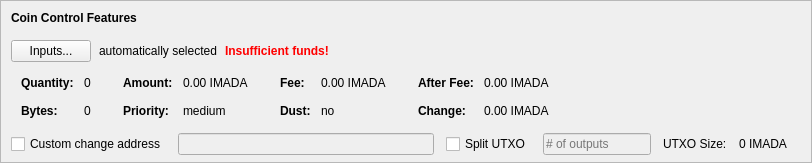
    <widget class="QFrame" name="frameCoinControl">
     <property name="sizePolicy">
      <sizepolicy hsizetype="Expanding" vsizetype="Expanding">
       <horstretch>0</horstretch>
       <verstretch>0</verstretch>
      </sizepolicy>
     </property>
     <property name="maximumSize">
      <size>
       <width>16777215</width>
       <height>16777215</height>
      </size>
     </property>
     <property name="frameShape">
      <enum>QFrame::StyledPanel</enum>
     </property>
     <property name="frameShadow">
      <enum>QFrame::Sunken</enum>
     </property>
     <layout class="QVBoxLayout" name="verticalLayoutCoinControl2">
      <property name="spacing">
       <number>0</number>
      </property>
      <property name="leftMargin">
       <number>0</number>
      </property>
      <property name="topMargin">
       <number>0</number>
      </property>
      <property name="rightMargin">
       <number>0</number>
      </property>
      <property name="bottomMargin">
       <number>6</number>
      </property>
      <item>
       <layout class="QVBoxLayout" name="verticalLayoutCoinControl" stretch="0,0,0,0,1">
        <property name="spacing">
         <number>0</number>
        </property>
        <property name="leftMargin">
         <number>10</number>
        </property>
        <property name="topMargin">
         <number>10</number>
        </property>
        <item>
         <layout class="QHBoxLayout" name="horizontalLayoutCoinControl1">
          <property name="bottomMargin">
           <number>15</number>
          </property>
          <item>
           <widget class="QLabel" name="labelCoinControlFeatures">
            <property name="sizePolicy">
             <sizepolicy hsizetype="Preferred" vsizetype="Maximum">
              <horstretch>0</horstretch>
              <verstretch>0</verstretch>
             </sizepolicy>
            </property>
            <property name="font">
             <font>
              <weight>75</weight>
              <bold>true</bold>
             </font>
            </property>
            <property name="styleSheet">
             <string notr="true">font-weight:bold;</string>
            </property>
            <property name="text">
             <string>Coin Control Features</string>
            </property>
           </widget>
          </item>
         </layout>
        </item>
        <item>
         <layout class="QHBoxLayout" name="horizontalLayoutCoinControl2" stretch="0,0,0,0">
          <property name="spacing">
           <number>8</number>
          </property>
          <property name="bottomMargin">
           <number>10</number>
          </property>
          <item>
           <widget class="QPushButton" name="pushButtonCoinControl">
            <property name="styleSheet">
             <string notr="true"/>
            </property>
            <property name="text">
             <string>Inputs...</string>
            </property>
            <property name="autoDefault">
             <bool>false</bool>
            </property>
           </widget>
          </item>
          <item>
           <widget class="QLabel" name="labelCoinControlAutomaticallySelected">
            <property name="text">
             <string>automatically selected</string>
            </property>
            <property name="margin">
             <number>5</number>
            </property>
           </widget>
          </item>
          <item>
           <widget class="QLabel" name="labelCoinControlInsuffFunds">
            <property name="font">
             <font>
              <weight>75</weight>
              <bold>true</bold>
             </font>
            </property>
            <property name="styleSheet">
             <string notr="true">color:red;font-weight:bold;</string>
            </property>
            <property name="text">
             <string>Insufficient funds!</string>
            </property>
            <property name="margin">
             <number>5</number>
            </property>
           </widget>
          </item>
          <item>
           <spacer name="horizontalSpacerCoinControl">
            <property name="orientation">
             <enum>Qt::Horizontal</enum>
            </property>
            <property name="sizeHint" stdset="0">
             <size>
              <width>40</width>
              <height>1</height>
             </size>
            </property>
           </spacer>
          </item>
         </layout>
        </item>
        <item>
         <widget class="QWidget" name="widgetCoinControl" native="true">
          <property name="sizePolicy">
           <sizepolicy hsizetype="Preferred" vsizetype="Preferred">
            <horstretch>0</horstretch>
            <verstretch>0</verstretch>
           </sizepolicy>
          </property>
          <property name="minimumSize">
           <size>
            <width>0</width>
            <height>0</height>
           </size>
          </property>
          <property name="styleSheet">
           <string notr="true"/>
          </property>
          <layout class="QHBoxLayout" name="horizontalLayoutCoinControl5">
           <property name="leftMargin">
            <number>0</number>
           </property>
           <property name="topMargin">
            <number>0</number>
           </property>
           <property name="rightMargin">
            <number>0</number>
           </property>
           <property name="bottomMargin">
            <number>0</number>
           </property>
           <item>
            <layout class="QHBoxLayout" name="horizontalLayoutCoinControl3" stretch="0,0,0,1">
             <property name="spacing">
              <number>20</number>
             </property>
             <property name="topMargin">
              <number>0</number>
             </property>
             <property name="bottomMargin">
              <number>10</number>
             </property>
             <item>
              <layout class="QFormLayout" name="formLayoutCoinControl1">
               <property name="horizontalSpacing">
                <number>10</number>
               </property>
               <property name="verticalSpacing">
                <number>14</number>
               </property>
               <property name="leftMargin">
                <number>10</number>
               </property>
               <property name="topMargin">
                <number>4</number>
               </property>
               <property name="rightMargin">
                <number>6</number>
               </property>
               <item row="0" column="0">
                <widget class="QLabel" name="labelCoinControlQuantityText">
                 <property name="font">
                  <font>
                   <weight>75</weight>
                   <bold>true</bold>
                  </font>
                 </property>
                 <property name="text">
                  <string>Quantity:</string>
                 </property>
                 <property name="margin">
                  <number>0</number>
                 </property>
                </widget>
               </item>
               <item row="0" column="1">
                <widget class="QLabel" name="labelCoinControlQuantity">
                 <property name="cursor">
                  <cursorShape>IBeamCursor</cursorShape>
                 </property>
                 <property name="contextMenuPolicy">
                  <enum>Qt::ActionsContextMenu</enum>
                 </property>
                 <property name="text">
                  <string notr="true">0</string>
                 </property>
                 <property name="margin">
                  <number>0</number>
                 </property>
                 <property name="textInteractionFlags">
                  <set>Qt::LinksAccessibleByMouse|Qt::TextSelectableByKeyboard|Qt::TextSelectableByMouse</set>
                 </property>
                </widget>
               </item>
               <item row="1" column="0">
                <widget class="QLabel" name="labelCoinControlBytesText">
                 <property name="font">
                  <font>
                   <weight>75</weight>
                   <bold>true</bold>
                  </font>
                 </property>
                 <property name="text">
                  <string>Bytes:</string>
                 </property>
                </widget>
               </item>
               <item row="1" column="1">
                <widget class="QLabel" name="labelCoinControlBytes">
                 <property name="cursor">
                  <cursorShape>IBeamCursor</cursorShape>
                 </property>
                 <property name="contextMenuPolicy">
                  <enum>Qt::ActionsContextMenu</enum>
                 </property>
                 <property name="text">
                  <string notr="true">0</string>
                 </property>
                 <property name="textInteractionFlags">
                  <set>Qt::LinksAccessibleByMouse|Qt::TextSelectableByKeyboard|Qt::TextSelectableByMouse</set>
                 </property>
                </widget>
               </item>
              </layout>
             </item>
             <item>
              <layout class="QFormLayout" name="formLayoutCoinControl2">
               <property name="horizontalSpacing">
                <number>10</number>
               </property>
               <property name="verticalSpacing">
                <number>14</number>
               </property>
               <property name="leftMargin">
                <number>6</number>
               </property>
               <property name="topMargin">
                <number>4</number>
               </property>
               <property name="rightMargin">
                <number>6</number>
               </property>
               <item row="0" column="0">
                <widget class="QLabel" name="labelCoinControlAmountText">
                 <property name="font">
                  <font>
                   <weight>75</weight>
                   <bold>true</bold>
                  </font>
                 </property>
                 <property name="text">
                  <string>Amount:</string>
                 </property>
                 <property name="margin">
                  <number>0</number>
                 </property>
                </widget>
               </item>
               <item row="0" column="1">
                <widget class="QLabel" name="labelCoinControlAmount">
                 <property name="cursor">
                  <cursorShape>IBeamCursor</cursorShape>
                 </property>
                 <property name="contextMenuPolicy">
                  <enum>Qt::ActionsContextMenu</enum>
                 </property>
                 <property name="text">
                  <string notr="true">0.00 IMADA</string>
                 </property>
                 <property name="textInteractionFlags">
                  <set>Qt::LinksAccessibleByMouse|Qt::TextSelectableByKeyboard|Qt::TextSelectableByMouse</set>
                 </property>
                </widget>
               </item>
               <item row="1" column="0">
                <widget class="QLabel" name="labelCoinControlPriorityText">
                 <property name="font">
                  <font>
                   <weight>75</weight>
                   <bold>true</bold>
                  </font>
                 </property>
                 <property name="text">
                  <string>Priority:</string>
                 </property>
                </widget>
               </item>
               <item row="1" column="1">
                <widget class="QLabel" name="labelCoinControlPriority">
                 <property name="cursor">
                  <cursorShape>IBeamCursor</cursorShape>
                 </property>
                 <property name="contextMenuPolicy">
                  <enum>Qt::ActionsContextMenu</enum>
                 </property>
                 <property name="text">
                  <string>medium</string>
                 </property>
                 <property name="textInteractionFlags">
                  <set>Qt::LinksAccessibleByMouse|Qt::TextSelectableByKeyboard|Qt::TextSelectableByMouse</set>
                 </property>
                </widget>
               </item>
              </layout>
             </item>
             <item>
              <layout class="QFormLayout" name="formLayoutCoinControl3">
               <property name="horizontalSpacing">
                <number>10</number>
               </property>
               <property name="verticalSpacing">
                <number>14</number>
               </property>
               <property name="leftMargin">
                <number>6</number>
               </property>
               <property name="topMargin">
                <number>4</number>
               </property>
               <property name="rightMargin">
                <number>6</number>
               </property>
               <item row="0" column="0">
                <widget class="QLabel" name="labelCoinControlFeeText">
                 <property name="font">
                  <font>
                   <weight>75</weight>
                   <bold>true</bold>
                  </font>
                 </property>
                 <property name="text">
                  <string>Fee:</string>
                 </property>
                 <property name="margin">
                  <number>0</number>
                 </property>
                </widget>
               </item>
               <item row="0" column="1">
                <widget class="QLabel" name="labelCoinControlFee">
                 <property name="cursor">
                  <cursorShape>IBeamCursor</cursorShape>
                 </property>
                 <property name="contextMenuPolicy">
                  <enum>Qt::ActionsContextMenu</enum>
                 </property>
                 <property name="text">
                  <string notr="true">0.00 IMADA</string>
                 </property>
                 <property name="textInteractionFlags">
                  <set>Qt::LinksAccessibleByMouse|Qt::TextSelectableByKeyboard|Qt::TextSelectableByMouse</set>
                 </property>
                </widget>
               </item>
               <item row="1" column="0">
                <widget class="QLabel" name="labelCoinControlLowOutputText">
                 <property name="font">
                  <font>
                   <weight>75</weight>
                   <bold>true</bold>
                  </font>
                 </property>
                 <property name="text">
                  <string>Dust:</string>
                 </property>
                </widget>
               </item>
               <item row="1" column="1">
                <widget class="QLabel" name="labelCoinControlLowOutput">
                 <property name="cursor">
                  <cursorShape>IBeamCursor</cursorShape>
                 </property>
                 <property name="contextMenuPolicy">
                  <enum>Qt::ActionsContextMenu</enum>
                 </property>
                 <property name="text">
                  <string>no</string>
                 </property>
                 <property name="textInteractionFlags">
                  <set>Qt::LinksAccessibleByMouse|Qt::TextSelectableByKeyboard|Qt::TextSelectableByMouse</set>
                 </property>
                </widget>
               </item>
              </layout>
             </item>
             <item>
              <layout class="QFormLayout" name="formLayoutCoinControl4">
               <property name="horizontalSpacing">
                <number>10</number>
               </property>
               <property name="verticalSpacing">
                <number>14</number>
               </property>
               <property name="leftMargin">
                <number>6</number>
               </property>
               <property name="topMargin">
                <number>4</number>
               </property>
               <property name="rightMargin">
                <number>6</number>
               </property>
               <item row="0" column="0">
                <widget class="QLabel" name="labelCoinControlAfterFeeText">
                 <property name="font">
                  <font>
                   <weight>75</weight>
                   <bold>true</bold>
                  </font>
                 </property>
                 <property name="text">
                  <string>After Fee:</string>
                 </property>
                 <property name="margin">
                  <number>0</number>
                 </property>
                </widget>
               </item>
               <item row="0" column="1">
                <widget class="QLabel" name="labelCoinControlAfterFee">
                 <property name="cursor">
                  <cursorShape>IBeamCursor</cursorShape>
                 </property>
                 <property name="contextMenuPolicy">
                  <enum>Qt::ActionsContextMenu</enum>
                 </property>
                 <property name="text">
                  <string notr="true">0.00 IMADA</string>
                 </property>
                 <property name="textInteractionFlags">
                  <set>Qt::LinksAccessibleByMouse|Qt::TextSelectableByKeyboard|Qt::TextSelectableByMouse</set>
                 </property>
                </widget>
               </item>
               <item row="1" column="0">
                <widget class="QLabel" name="labelCoinControlChangeText">
                 <property name="font">
                  <font>
                   <weight>75</weight>
                   <bold>true</bold>
                  </font>
                 </property>
                 <property name="text">
                  <string>Change:</string>
                 </property>
                </widget>
               </item>
               <item row="1" column="1">
                <widget class="QLabel" name="labelCoinControlChange">
                 <property name="cursor">
                  <cursorShape>IBeamCursor</cursorShape>
                 </property>
                 <property name="contextMenuPolicy">
                  <enum>Qt::ActionsContextMenu</enum>
                 </property>
                 <property name="text">
                  <string notr="true">0.00 IMADA</string>
                 </property>
                 <property name="textInteractionFlags">
                  <set>Qt::LinksAccessibleByMouse|Qt::TextSelectableByKeyboard|Qt::TextSelectableByMouse</set>
                 </property>
                </widget>
               </item>
              </layout>
             </item>
            </layout>
           </item>
          </layout>
         </widget>
        </item>
        <item>
         <layout class="QHBoxLayout" name="horizontalLayoutCoinControl4" stretch="0,0,0,0,0,0,0">
          <property name="spacing">
           <number>12</number>
          </property>
          <property name="sizeConstraint">
           <enum>QLayout::SetDefaultConstraint</enum>
          </property>
          <property name="topMargin">
           <number>5</number>
          </property>
          <property name="rightMargin">
           <number>5</number>
          </property>
          <item>
           <widget class="QCheckBox" name="checkBoxCoinControlChange">
            <property name="toolTip">
             <string>If this is activated, but the change address is empty or invalid, change will be sent to a newly generated address.</string>
            </property>
            <property name="text">
             <string>Custom change address</string>
            </property>
           </widget>
          </item>
          <item>
           <widget class="QValidatedLineEdit" name="lineEditCoinControlChange">
            <property name="enabled">
             <bool>false</bool>
            </property>
            <property name="sizePolicy">
             <sizepolicy hsizetype="Expanding" vsizetype="Fixed">
              <horstretch>0</horstretch>
              <verstretch>0</verstretch>
             </sizepolicy>
            </property>
           </widget>
          </item>
          <item>
           <widget class="QCheckBox" name="splitBlockCheckBox">
            <property name="text">
             <string>Split UTXO</string>
            </property>
           </widget>
          </item>
          <item>
           <widget class="QLineEdit" name="splitBlockLineEdit">
            <property name="enabled">
             <bool>false</bool>
            </property>
            <property name="sizePolicy">
             <sizepolicy hsizetype="Fixed" vsizetype="Fixed">
              <horstretch>50</horstretch>
              <verstretch>0</verstretch>
             </sizepolicy>
            </property>
            <property name="placeholderText">
             <string># of outputs</string>
            </property>
           </widget>
          </item>
          <item>
           <widget class="QLabel" name="labelBlockSizeText">
            <property name="text">
             <string>UTXO Size:</string>
            </property>
           </widget>
          </item>
          <item>
           <widget class="QLabel" name="labelBlockSize">
            <property name="text">
             <string>0 IMADA</string>
            </property>
           </widget>
          </item>
          <item>
           <widget class="QLabel" name="labelCoinControlChangeLabel">
            <property name="sizePolicy">
             <sizepolicy hsizetype="Preferred" vsizetype="Expanding">
              <horstretch>0</horstretch>
              <verstretch>0</verstretch>
             </sizepolicy>
            </property>
            <property name="minimumSize">
             <size>
              <width>0</width>
              <height>0</height>
             </size>
            </property>
            <property name="text">
             <string/>
            </property>
            <property name="margin">
             <number>3</number>
            </property>
           </widget>
          </item>
         </layout>
        </item>
        <item>
         <spacer name="verticalSpacerCoinControl">
          <property name="orientation">
           <enum>Qt::Vertical</enum>
          </property>
          <property name="sizeHint" stdset="0">
           <size>
            <width>800</width>
            <height>1</height>
           </size>
          </property>
         </spacer>
        </item>
       </layout>
      </item>
     </layout>
    </widget>
